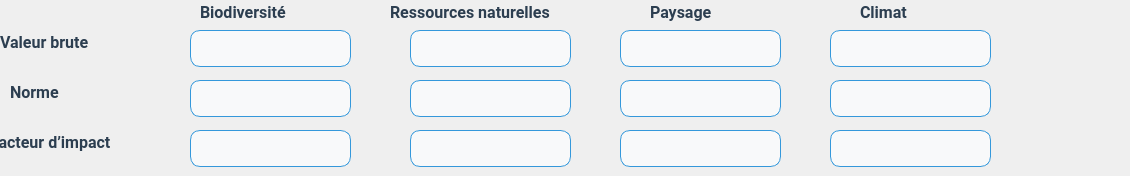
     <widget class="QWidget" name="tab_enviro">
      <attribute name="title">
       <string>Période 1</string>
      </attribute>
      <widget class="QLabel" name="label_80">
       <property name="geometry">
        <rect>
         <x>0</x>
         <y>20</y>
         <width>181</width>
         <height>45</height>
        </rect>
       </property>
       <property name="font">
        <font>
         <family>Roboto,Open Sans,Arial,sans-serif</family>
         <pointsize>-1</pointsize>
         <weight>75</weight>
         <bold>true</bold>
        </font>
       </property>
       <property name="styleSheet">
        <string notr="true">QLabel {
    font-family: 'Roboto', 'Open Sans', Arial, sans-serif; /* Police élégante */
    font-size: 16px;          /* Taille du texte pour lisibilité */
    font-weight: bold;      /* Pas de gras */
    color: #2c3e50;           /* Bleu foncé professionnel */
    text-align: center;       /* Centre le texte */
    background-color: transparent; /* Fond gris très clair */
}
</string>
       </property>
       <property name="text">
        <string>Valeur brute</string>
       </property>
      </widget>
      <widget class="QLabel" name="label_81">
       <property name="geometry">
        <rect>
         <x>10</x>
         <y>70</y>
         <width>171</width>
         <height>45</height>
        </rect>
       </property>
       <property name="font">
        <font>
         <family>Roboto,Open Sans,Arial,sans-serif</family>
         <pointsize>-1</pointsize>
         <weight>75</weight>
         <bold>true</bold>
        </font>
       </property>
       <property name="styleSheet">
        <string notr="true">QLabel {
    font-family: 'Roboto', 'Open Sans', Arial, sans-serif; /* Police élégante */
    font-size: 16px;          /* Taille du texte pour lisibilité */
    font-weight: bold;      /* Pas de gras */
    color: #2c3e50;           /* Bleu foncé professionnel */
    text-align: center;       /* Centre le texte */
    background-color: transparent; /* Fond gris très clair */
}
</string>
       </property>
       <property name="text">
        <string>Norme</string>
       </property>
      </widget>
      <widget class="QLabel" name="label_82">
       <property name="geometry">
        <rect>
         <x>-10</x>
         <y>120</y>
         <width>191</width>
         <height>45</height>
        </rect>
       </property>
       <property name="font">
        <font>
         <family>Roboto,Open Sans,Arial,sans-serif</family>
         <pointsize>-1</pointsize>
         <weight>75</weight>
         <bold>true</bold>
        </font>
       </property>
       <property name="styleSheet">
        <string notr="true">QLabel {
    font-family: 'Roboto', 'Open Sans', Arial, sans-serif; /* Police élégante */
    font-size: 16px;          /* Taille du texte pour lisibilité */
    font-weight: bold;      /* Pas de gras */
    color: #2c3e50;           /* Bleu foncé professionnel */
    text-align: center;       /* Centre le texte */
    background-color: transparent; /* Fond gris très clair */
}
</string>
       </property>
       <property name="text">
        <string>Facteur d’impact</string>
       </property>
      </widget>
      <widget class="QLineEdit" name="valeur_b_Inf_T3_37">
       <property name="geometry">
        <rect>
         <x>190</x>
         <y>30</y>
         <width>161</width>
         <height>37</height>
        </rect>
       </property>
       <property name="styleSheet">
        <string notr="true">QLineEdit {
    background-color: #f8f9fa; /* Fond gris très clair */
    border: 1px solid #3498db; /* Bordure bleue légère */
    border-radius: 10px;       /* Coins arrondis */
    padding: 5px 10px;         /* Espacement interne */
    font-family: 'Roboto', 'Open Sans', Arial, sans-serif; /* Police moderne */
    font-size: 14px;           /* Taille du texte */
    color: #2c3e50;            /* Texte bleu foncé */
}

QLineEdit:hover {
    border: 1px solid #1abc9c; /* Bordure verte au survol */
    background-color: #ffffff; /* Fond blanc au survol */
    transition: 0.3s ease;     /* Animation fluide */
}

QLineEdit:focus {
    border: 2px solid #1abc9c; /* Bordure verte épaisse quand sélectionné */
    background-color: #ffffff; /* Fond blanc */
    color: #2c3e50;            /* Couleur du texte */
}
</string>
       </property>
      </widget>
      <widget class="QLineEdit" name="valeur_b_Inf_T3_38">
       <property name="geometry">
        <rect>
         <x>410</x>
         <y>30</y>
         <width>161</width>
         <height>37</height>
        </rect>
       </property>
       <property name="styleSheet">
        <string notr="true">QLineEdit {
    background-color: #f8f9fa; /* Fond gris très clair */
    border: 1px solid #3498db; /* Bordure bleue légère */
    border-radius: 10px;       /* Coins arrondis */
    padding: 5px 10px;         /* Espacement interne */
    font-family: 'Roboto', 'Open Sans', Arial, sans-serif; /* Police moderne */
    font-size: 14px;           /* Taille du texte */
    color: #2c3e50;            /* Texte bleu foncé */
}

QLineEdit:hover {
    border: 1px solid #1abc9c; /* Bordure verte au survol */
    background-color: #ffffff; /* Fond blanc au survol */
    transition: 0.3s ease;     /* Animation fluide */
}

QLineEdit:focus {
    border: 2px solid #1abc9c; /* Bordure verte épaisse quand sélectionné */
    background-color: #ffffff; /* Fond blanc */
    color: #2c3e50;            /* Couleur du texte */
}
</string>
       </property>
      </widget>
      <widget class="QLineEdit" name="valeur_b_Inf_T3_39">
       <property name="geometry">
        <rect>
         <x>620</x>
         <y>30</y>
         <width>161</width>
         <height>37</height>
        </rect>
       </property>
       <property name="styleSheet">
        <string notr="true">QLineEdit {
    background-color: #f8f9fa; /* Fond gris très clair */
    border: 1px solid #3498db; /* Bordure bleue légère */
    border-radius: 10px;       /* Coins arrondis */
    padding: 5px 10px;         /* Espacement interne */
    font-family: 'Roboto', 'Open Sans', Arial, sans-serif; /* Police moderne */
    font-size: 14px;           /* Taille du texte */
    color: #2c3e50;            /* Texte bleu foncé */
}

QLineEdit:hover {
    border: 1px solid #1abc9c; /* Bordure verte au survol */
    background-color: #ffffff; /* Fond blanc au survol */
    transition: 0.3s ease;     /* Animation fluide */
}

QLineEdit:focus {
    border: 2px solid #1abc9c; /* Bordure verte épaisse quand sélectionné */
    background-color: #ffffff; /* Fond blanc */
    color: #2c3e50;            /* Couleur du texte */
}
</string>
       </property>
      </widget>
      <widget class="QLineEdit" name="valeur_b_Inf_T3_40">
       <property name="geometry">
        <rect>
         <x>830</x>
         <y>30</y>
         <width>161</width>
         <height>37</height>
        </rect>
       </property>
       <property name="styleSheet">
        <string notr="true">QLineEdit {
    background-color: #f8f9fa; /* Fond gris très clair */
    border: 1px solid #3498db; /* Bordure bleue légère */
    border-radius: 10px;       /* Coins arrondis */
    padding: 5px 10px;         /* Espacement interne */
    font-family: 'Roboto', 'Open Sans', Arial, sans-serif; /* Police moderne */
    font-size: 14px;           /* Taille du texte */
    color: #2c3e50;            /* Texte bleu foncé */
}

QLineEdit:hover {
    border: 1px solid #1abc9c; /* Bordure verte au survol */
    background-color: #ffffff; /* Fond blanc au survol */
    transition: 0.3s ease;     /* Animation fluide */
}

QLineEdit:focus {
    border: 2px solid #1abc9c; /* Bordure verte épaisse quand sélectionné */
    background-color: #ffffff; /* Fond blanc */
    color: #2c3e50;            /* Couleur du texte */
}
</string>
       </property>
      </widget>
      <widget class="QLineEdit" name="valeur_b_Inf_T3_41">
       <property name="geometry">
        <rect>
         <x>190</x>
         <y>80</y>
         <width>161</width>
         <height>37</height>
        </rect>
       </property>
       <property name="styleSheet">
        <string notr="true">QLineEdit {
    background-color: #f8f9fa; /* Fond gris très clair */
    border: 1px solid #3498db; /* Bordure bleue légère */
    border-radius: 10px;       /* Coins arrondis */
    padding: 5px 10px;         /* Espacement interne */
    font-family: 'Roboto', 'Open Sans', Arial, sans-serif; /* Police moderne */
    font-size: 14px;           /* Taille du texte */
    color: #2c3e50;            /* Texte bleu foncé */
}

QLineEdit:hover {
    border: 1px solid #1abc9c; /* Bordure verte au survol */
    background-color: #ffffff; /* Fond blanc au survol */
    transition: 0.3s ease;     /* Animation fluide */
}

QLineEdit:focus {
    border: 2px solid #1abc9c; /* Bordure verte épaisse quand sélectionné */
    background-color: #ffffff; /* Fond blanc */
    color: #2c3e50;            /* Couleur du texte */
}
</string>
       </property>
      </widget>
      <widget class="QLineEdit" name="valeur_b_Inf_T3_42">
       <property name="geometry">
        <rect>
         <x>190</x>
         <y>130</y>
         <width>161</width>
         <height>37</height>
        </rect>
       </property>
       <property name="styleSheet">
        <string notr="true">QLineEdit {
    background-color: #f8f9fa; /* Fond gris très clair */
    border: 1px solid #3498db; /* Bordure bleue légère */
    border-radius: 10px;       /* Coins arrondis */
    padding: 5px 10px;         /* Espacement interne */
    font-family: 'Roboto', 'Open Sans', Arial, sans-serif; /* Police moderne */
    font-size: 14px;           /* Taille du texte */
    color: #2c3e50;            /* Texte bleu foncé */
}

QLineEdit:hover {
    border: 1px solid #1abc9c; /* Bordure verte au survol */
    background-color: #ffffff; /* Fond blanc au survol */
    transition: 0.3s ease;     /* Animation fluide */
}

QLineEdit:focus {
    border: 2px solid #1abc9c; /* Bordure verte épaisse quand sélectionné */
    background-color: #ffffff; /* Fond blanc */
    color: #2c3e50;            /* Couleur du texte */
}
</string>
       </property>
      </widget>
      <widget class="QLineEdit" name="valeur_b_Inf_T3_43">
       <property name="geometry">
        <rect>
         <x>410</x>
         <y>80</y>
         <width>161</width>
         <height>37</height>
        </rect>
       </property>
       <property name="styleSheet">
        <string notr="true">QLineEdit {
    background-color: #f8f9fa; /* Fond gris très clair */
    border: 1px solid #3498db; /* Bordure bleue légère */
    border-radius: 10px;       /* Coins arrondis */
    padding: 5px 10px;         /* Espacement interne */
    font-family: 'Roboto', 'Open Sans', Arial, sans-serif; /* Police moderne */
    font-size: 14px;           /* Taille du texte */
    color: #2c3e50;            /* Texte bleu foncé */
}

QLineEdit:hover {
    border: 1px solid #1abc9c; /* Bordure verte au survol */
    background-color: #ffffff; /* Fond blanc au survol */
    transition: 0.3s ease;     /* Animation fluide */
}

QLineEdit:focus {
    border: 2px solid #1abc9c; /* Bordure verte épaisse quand sélectionné */
    background-color: #ffffff; /* Fond blanc */
    color: #2c3e50;            /* Couleur du texte */
}
</string>
       </property>
      </widget>
      <widget class="QLineEdit" name="valeur_b_Inf_T3_44">
       <property name="geometry">
        <rect>
         <x>410</x>
         <y>130</y>
         <width>161</width>
         <height>37</height>
        </rect>
       </property>
       <property name="styleSheet">
        <string notr="true">QLineEdit {
    background-color: #f8f9fa; /* Fond gris très clair */
    border: 1px solid #3498db; /* Bordure bleue légère */
    border-radius: 10px;       /* Coins arrondis */
    padding: 5px 10px;         /* Espacement interne */
    font-family: 'Roboto', 'Open Sans', Arial, sans-serif; /* Police moderne */
    font-size: 14px;           /* Taille du texte */
    color: #2c3e50;            /* Texte bleu foncé */
}

QLineEdit:hover {
    border: 1px solid #1abc9c; /* Bordure verte au survol */
    background-color: #ffffff; /* Fond blanc au survol */
    transition: 0.3s ease;     /* Animation fluide */
}

QLineEdit:focus {
    border: 2px solid #1abc9c; /* Bordure verte épaisse quand sélectionné */
    background-color: #ffffff; /* Fond blanc */
    color: #2c3e50;            /* Couleur du texte */
}
</string>
       </property>
      </widget>
      <widget class="QLineEdit" name="valeur_b_Inf_T3_45">
       <property name="geometry">
        <rect>
         <x>620</x>
         <y>80</y>
         <width>161</width>
         <height>37</height>
        </rect>
       </property>
       <property name="styleSheet">
        <string notr="true">QLineEdit {
    background-color: #f8f9fa; /* Fond gris très clair */
    border: 1px solid #3498db; /* Bordure bleue légère */
    border-radius: 10px;       /* Coins arrondis */
    padding: 5px 10px;         /* Espacement interne */
    font-family: 'Roboto', 'Open Sans', Arial, sans-serif; /* Police moderne */
    font-size: 14px;           /* Taille du texte */
    color: #2c3e50;            /* Texte bleu foncé */
}

QLineEdit:hover {
    border: 1px solid #1abc9c; /* Bordure verte au survol */
    background-color: #ffffff; /* Fond blanc au survol */
    transition: 0.3s ease;     /* Animation fluide */
}

QLineEdit:focus {
    border: 2px solid #1abc9c; /* Bordure verte épaisse quand sélectionné */
    background-color: #ffffff; /* Fond blanc */
    color: #2c3e50;            /* Couleur du texte */
}
</string>
       </property>
      </widget>
      <widget class="QLineEdit" name="valeur_b_Inf_T3_46">
       <property name="geometry">
        <rect>
         <x>620</x>
         <y>130</y>
         <width>161</width>
         <height>37</height>
        </rect>
       </property>
       <property name="styleSheet">
        <string notr="true">QLineEdit {
    background-color: #f8f9fa; /* Fond gris très clair */
    border: 1px solid #3498db; /* Bordure bleue légère */
    border-radius: 10px;       /* Coins arrondis */
    padding: 5px 10px;         /* Espacement interne */
    font-family: 'Roboto', 'Open Sans', Arial, sans-serif; /* Police moderne */
    font-size: 14px;           /* Taille du texte */
    color: #2c3e50;            /* Texte bleu foncé */
}

QLineEdit:hover {
    border: 1px solid #1abc9c; /* Bordure verte au survol */
    background-color: #ffffff; /* Fond blanc au survol */
    transition: 0.3s ease;     /* Animation fluide */
}

QLineEdit:focus {
    border: 2px solid #1abc9c; /* Bordure verte épaisse quand sélectionné */
    background-color: #ffffff; /* Fond blanc */
    color: #2c3e50;            /* Couleur du texte */
}
</string>
       </property>
      </widget>
      <widget class="QLineEdit" name="valeur_b_Inf_T3_47">
       <property name="geometry">
        <rect>
         <x>830</x>
         <y>80</y>
         <width>161</width>
         <height>37</height>
        </rect>
       </property>
       <property name="styleSheet">
        <string notr="true">QLineEdit {
    background-color: #f8f9fa; /* Fond gris très clair */
    border: 1px solid #3498db; /* Bordure bleue légère */
    border-radius: 10px;       /* Coins arrondis */
    padding: 5px 10px;         /* Espacement interne */
    font-family: 'Roboto', 'Open Sans', Arial, sans-serif; /* Police moderne */
    font-size: 14px;           /* Taille du texte */
    color: #2c3e50;            /* Texte bleu foncé */
}

QLineEdit:hover {
    border: 1px solid #1abc9c; /* Bordure verte au survol */
    background-color: #ffffff; /* Fond blanc au survol */
    transition: 0.3s ease;     /* Animation fluide */
}

QLineEdit:focus {
    border: 2px solid #1abc9c; /* Bordure verte épaisse quand sélectionné */
    background-color: #ffffff; /* Fond blanc */
    color: #2c3e50;            /* Couleur du texte */
}
</string>
       </property>
      </widget>
      <widget class="QLineEdit" name="valeur_b_Inf_T3_48">
       <property name="geometry">
        <rect>
         <x>830</x>
         <y>130</y>
         <width>161</width>
         <height>37</height>
        </rect>
       </property>
       <property name="styleSheet">
        <string notr="true">QLineEdit {
    background-color: #f8f9fa; /* Fond gris très clair */
    border: 1px solid #3498db; /* Bordure bleue légère */
    border-radius: 10px;       /* Coins arrondis */
    padding: 5px 10px;         /* Espacement interne */
    font-family: 'Roboto', 'Open Sans', Arial, sans-serif; /* Police moderne */
    font-size: 14px;           /* Taille du texte */
    color: #2c3e50;            /* Texte bleu foncé */
}

QLineEdit:hover {
    border: 1px solid #1abc9c; /* Bordure verte au survol */
    background-color: #ffffff; /* Fond blanc au survol */
    transition: 0.3s ease;     /* Animation fluide */
}

QLineEdit:focus {
    border: 2px solid #1abc9c; /* Bordure verte épaisse quand sélectionné */
    background-color: #ffffff; /* Fond blanc */
    color: #2c3e50;            /* Couleur du texte */
}
</string>
       </property>
      </widget>
      <widget class="QLabel" name="label_125">
       <property name="geometry">
        <rect>
         <x>390</x>
         <y>-10</y>
         <width>201</width>
         <height>45</height>
        </rect>
       </property>
       <property name="font">
        <font>
         <family>Roboto,Open Sans,Arial,sans-serif</family>
         <pointsize>-1</pointsize>
         <weight>75</weight>
         <bold>true</bold>
        </font>
       </property>
       <property name="styleSheet">
        <string notr="true">QLabel {
    font-family: 'Roboto', 'Open Sans', Arial, sans-serif; /* Police élégante */
    font-size: 16px;          /* Taille du texte pour lisibilité */
    font-weight: bold;      /* Pas de gras */
    color: #2c3e50;           /* Bleu foncé professionnel */
    text-align: center;       /* Centre le texte */
    background-color: transparent; /* Fond gris très clair */
}

</string>
       </property>
       <property name="text">
        <string>Ressources naturelles</string>
       </property>
      </widget>
      <widget class="QLabel" name="label_122">
       <property name="geometry">
        <rect>
         <x>650</x>
         <y>-10</y>
         <width>181</width>
         <height>45</height>
        </rect>
       </property>
       <property name="font">
        <font>
         <family>Roboto,Open Sans,Arial,sans-serif</family>
         <pointsize>-1</pointsize>
         <weight>75</weight>
         <bold>true</bold>
        </font>
       </property>
       <property name="styleSheet">
        <string notr="true">QLabel {
    font-family: 'Roboto', 'Open Sans', Arial, sans-serif; /* Police élégante */
    font-size: 16px;          /* Taille du texte pour lisibilité */
    font-weight: bold;      /* Pas de gras */
    color: #2c3e50;           /* Bleu foncé professionnel */
    text-align: center;       /* Centre le texte */
    background-color: transparent; /* Fond gris très clair */
}
</string>
       </property>
       <property name="text">
        <string>Paysage</string>
       </property>
      </widget>
      <widget class="QLabel" name="label_124">
       <property name="geometry">
        <rect>
         <x>860</x>
         <y>-10</y>
         <width>261</width>
         <height>45</height>
        </rect>
       </property>
       <property name="font">
        <font>
         <family>Roboto,Open Sans,Arial,sans-serif</family>
         <pointsize>-1</pointsize>
         <weight>75</weight>
         <bold>true</bold>
        </font>
       </property>
       <property name="styleSheet">
        <string notr="true">QLabel {
    font-family: 'Roboto', 'Open Sans', Arial, sans-serif; /* Police élégante */
    font-size: 16px;          /* Taille du texte pour lisibilité */
    font-weight: bold;      /* Pas de gras */
    color: #2c3e50;           /* Bleu foncé professionnel */
    text-align: center;       /* Centre le texte */
    background-color: transparent; /* Fond gris très clair */
}
</string>
       </property>
       <property name="text">
        <string>Climat</string>
       </property>
      </widget>
      <widget class="QLabel" name="label_123">
       <property name="geometry">
        <rect>
         <x>200</x>
         <y>-10</y>
         <width>141</width>
         <height>45</height>
        </rect>
       </property>
       <property name="font">
        <font>
         <family>Roboto,Open Sans,Arial,sans-serif</family>
         <pointsize>-1</pointsize>
         <weight>75</weight>
         <bold>true</bold>
        </font>
       </property>
       <property name="styleSheet">
        <string notr="true">QLabel {
    font-family: 'Roboto', 'Open Sans', Arial, sans-serif; /* Police élégante */
    font-size: 16px;          /* Taille du texte pour lisibilité */
    font-weight: bold;      /* Pas de gras */
    color: #2c3e50;           /* Bleu foncé professionnel */
    text-align: center;       /* Centre le texte */
    background-color: transparent; /* Fond gris très clair */
}
</string>
       </property>
       <property name="text">
        <string>Biodiversité</string>
       </property>
      </widget>
     </widget>
